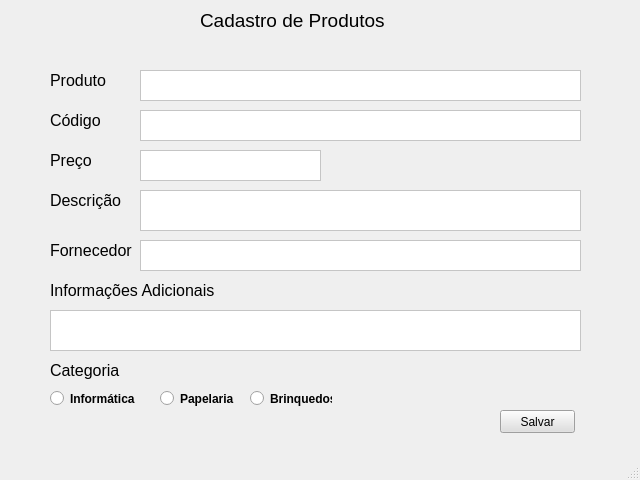
<?xml version="1.0" encoding="UTF-8"?>
<ui version="4.0">
 <class>MainWindow</class>
 <widget class="QMainWindow" name="MainWindow">
  <property name="geometry">
   <rect>
    <x>0</x>
    <y>0</y>
    <width>640</width>
    <height>480</height>
   </rect>
  </property>
  <property name="minimumSize">
   <size>
    <width>640</width>
    <height>480</height>
   </size>
  </property>
  <property name="windowTitle">
   <string>MainWindow</string>
  </property>
  <property name="styleSheet">
   <string notr="true"/>
  </property>
  <widget class="QWidget" name="centralwidget">
   <widget class="QLabel" name="titulo_cadastroprodutos">
    <property name="geometry">
     <rect>
      <x>200</x>
      <y>10</y>
      <width>191</width>
      <height>21</height>
     </rect>
    </property>
    <property name="font">
     <font>
      <pointsize>14</pointsize>
     </font>
    </property>
    <property name="text">
     <string>Cadastro de Produtos</string>
    </property>
   </widget>
   <widget class="QPushButton" name="botao_salvar">
    <property name="geometry">
     <rect>
      <x>500</x>
      <y>410</y>
      <width>75</width>
      <height>23</height>
     </rect>
    </property>
    <property name="styleSheet">
     <string notr="true">background-color: rgb(223, 223, 223);
border-color: rgb(126, 126, 126);</string>
    </property>
    <property name="text">
     <string>Salvar</string>
    </property>
   </widget>
   <widget class="QLabel" name="produto">
    <property name="geometry">
     <rect>
      <x>50</x>
      <y>70</y>
      <width>71</width>
      <height>21</height>
     </rect>
    </property>
    <property name="font">
     <font>
      <pointsize>12</pointsize>
     </font>
    </property>
    <property name="text">
     <string>Produto</string>
    </property>
   </widget>
   <widget class="QLabel" name="codigo">
    <property name="geometry">
     <rect>
      <x>50</x>
      <y>110</y>
      <width>71</width>
      <height>21</height>
     </rect>
    </property>
    <property name="font">
     <font>
      <pointsize>12</pointsize>
     </font>
    </property>
    <property name="text">
     <string>Código</string>
    </property>
   </widget>
   <widget class="QLabel" name="preco">
    <property name="geometry">
     <rect>
      <x>50</x>
      <y>150</y>
      <width>71</width>
      <height>21</height>
     </rect>
    </property>
    <property name="font">
     <font>
      <pointsize>12</pointsize>
     </font>
    </property>
    <property name="text">
     <string>Preço</string>
    </property>
   </widget>
   <widget class="QLabel" name="descricao">
    <property name="geometry">
     <rect>
      <x>50</x>
      <y>190</y>
      <width>71</width>
      <height>21</height>
     </rect>
    </property>
    <property name="font">
     <font>
      <pointsize>12</pointsize>
     </font>
    </property>
    <property name="text">
     <string>Descrição</string>
    </property>
   </widget>
   <widget class="QLabel" name="fornecedor">
    <property name="geometry">
     <rect>
      <x>50</x>
      <y>240</y>
      <width>91</width>
      <height>21</height>
     </rect>
    </property>
    <property name="font">
     <font>
      <pointsize>12</pointsize>
     </font>
    </property>
    <property name="text">
     <string>Fornecedor</string>
    </property>
   </widget>
   <widget class="QLabel" name="informacoes_adicionais">
    <property name="geometry">
     <rect>
      <x>50</x>
      <y>280</y>
      <width>171</width>
      <height>21</height>
     </rect>
    </property>
    <property name="font">
     <font>
      <pointsize>12</pointsize>
     </font>
    </property>
    <property name="text">
     <string>Informações Adicionais</string>
    </property>
   </widget>
   <widget class="QTextBrowser" name="txt_informacoes_adicionais">
    <property name="geometry">
     <rect>
      <x>50</x>
      <y>310</y>
      <width>531</width>
      <height>41</height>
     </rect>
    </property>
    <property name="styleSheet">
     <string notr="true">background-color: rgb(255, 255, 255);</string>
    </property>
   </widget>
   <widget class="QTextBrowser" name="txt_descricao">
    <property name="geometry">
     <rect>
      <x>140</x>
      <y>190</y>
      <width>441</width>
      <height>41</height>
     </rect>
    </property>
    <property name="styleSheet">
     <string notr="true">background-color: rgb(255, 255, 255);</string>
    </property>
   </widget>
   <widget class="QTextBrowser" name="txt_fornecedor">
    <property name="geometry">
     <rect>
      <x>140</x>
      <y>240</y>
      <width>441</width>
      <height>31</height>
     </rect>
    </property>
    <property name="styleSheet">
     <string notr="true">background-color: rgb(255, 255, 255);</string>
    </property>
   </widget>
   <widget class="QTextBrowser" name="txt_preco">
    <property name="geometry">
     <rect>
      <x>140</x>
      <y>150</y>
      <width>181</width>
      <height>31</height>
     </rect>
    </property>
    <property name="styleSheet">
     <string notr="true">background-color: rgb(255, 255, 255);</string>
    </property>
   </widget>
   <widget class="QTextBrowser" name="txt_codigo">
    <property name="geometry">
     <rect>
      <x>140</x>
      <y>110</y>
      <width>441</width>
      <height>31</height>
     </rect>
    </property>
    <property name="styleSheet">
     <string notr="true">background-color: rgb(255, 255, 255);</string>
    </property>
   </widget>
   <widget class="QTextBrowser" name="txt_produto">
    <property name="geometry">
     <rect>
      <x>140</x>
      <y>70</y>
      <width>441</width>
      <height>31</height>
     </rect>
    </property>
    <property name="styleSheet">
     <string notr="true">background-color: rgb(255, 255, 255);</string>
    </property>
   </widget>
   <widget class="QLabel" name="categoria">
    <property name="geometry">
     <rect>
      <x>50</x>
      <y>360</y>
      <width>171</width>
      <height>21</height>
     </rect>
    </property>
    <property name="font">
     <font>
      <pointsize>12</pointsize>
     </font>
    </property>
    <property name="text">
     <string>Categoria</string>
    </property>
   </widget>
   <widget class="QRadioButton" name="categoria_informatica">
    <property name="geometry">
     <rect>
      <x>50</x>
      <y>390</y>
      <width>91</width>
      <height>17</height>
     </rect>
    </property>
    <property name="font">
     <font>
      <weight>75</weight>
      <bold>true</bold>
     </font>
    </property>
    <property name="text">
     <string>Informática</string>
    </property>
   </widget>
   <widget class="QRadioButton" name="categoria_papelaria">
    <property name="geometry">
     <rect>
      <x>160</x>
      <y>390</y>
      <width>82</width>
      <height>17</height>
     </rect>
    </property>
    <property name="font">
     <font>
      <weight>75</weight>
      <bold>true</bold>
     </font>
    </property>
    <property name="text">
     <string>Papelaria</string>
    </property>
   </widget>
   <widget class="QRadioButton" name="categoria_brinquedos">
    <property name="geometry">
     <rect>
      <x>250</x>
      <y>390</y>
      <width>82</width>
      <height>17</height>
     </rect>
    </property>
    <property name="font">
     <font>
      <weight>75</weight>
      <bold>true</bold>
     </font>
    </property>
    <property name="text">
     <string>Brinquedos</string>
    </property>
   </widget>
  </widget>
  <widget class="QMenuBar" name="menubar">
   <property name="geometry">
    <rect>
     <x>0</x>
     <y>0</y>
     <width>640</width>
     <height>21</height>
    </rect>
   </property>
  </widget>
  <widget class="QStatusBar" name="statusbar"/>
 </widget>
 <resources/>
 <connections/>
</ui>
